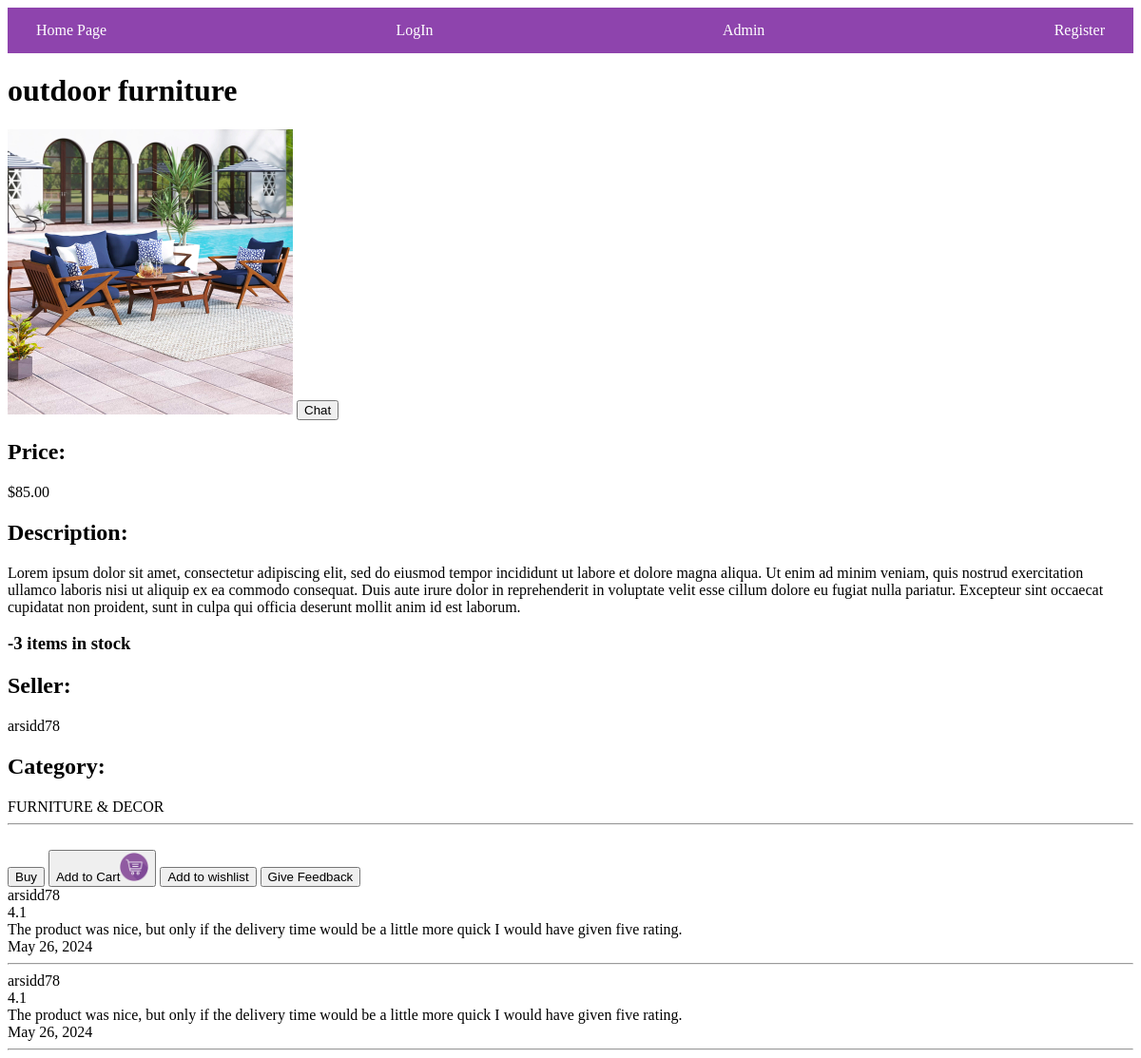
The page /detail/21/ on the database its author committed.
### product/models.py (models this page shows, shortened)
class Products(models.Model):
    name = models.ForeignKey(User,on_delete=models.CASCADE)
    product_name = models.CharField(max_length=200)
    product_description = models.TextField(max_length=500)
    product_price = models.DecimalField('Price',max_digits=7,decimal_places=2)
    product_discounted_price = models.DecimalField('Discounted Price',max_digits=7,decimal_places=2,null=True,blank=True)
    product_delivery_charge = models.IntegerField(default=0)
    product_tax_rate = models.DecimalField(decimal_places=3,max_digits=5, null= True, blank= True)
    product_specification = models.TextField(null= True, blank= True)
    product_posted_date = models.DateField( auto_now_add=True)
    product_images = models.ImageField(upload_to='products/')
    product_images2 = models.ImageField(null=True,blank=True,upload_to='products/')
    product_images3 = models.ImageField(null=True,blank=True,upload_to='products/')
    product_images4 = models.ImageField(null=True,blank=True,upload_to='products/')
    product_images5 = models.ImageField(null=True,blank=True,upload_to='products/')
    categories_choices = product_categories = {
    "ELECTRONICS": "Electronics",
    "CLOTHING & ACCESSORIES": "Clothing & Accessories",
    "HOME & KITCHEN": "Home & Kitchen",
    "BEAUTY & PERSONAL CARE": "Beauty & Personal Care",
    "HEALTH & FITNESS": "Health & Fitness",
    "TOYS & GAMES": "Toys & Games",
    "BOOKS & MEDIA": "Books & Media",
    "AUTOMOTIVE": "Automotive",
    "SPORTS & OUTDOORS": "Sports & Outdoors",
    "PET SUPPLIES": "Pet Supplies",
    "HOME APPLIANCES": "Home Appliances",
    "OFFICE SUPPLIES": "Office Supplies",
    "FURNITURE & DECOR": "Furniture & Decor",
    "JEWELRY & WATCHES": "Jewelry & Watches",
    "BABY & TODDLER": "Baby & Toddler",
    "FOOD & GROCERIES": "Food & Groceries",
    "ARTS & CRAFTS": "Arts & Crafts",
    "MUSICAL INSTRUMENTS": "Musical Instruments",
    "GARDEN & OUTDOOR LIVING": "Garden & Outdoor Living",
    "TRAVEL & LUGGAGE": "Travel & Luggage",
    "SMARTPHONE": "Smartphone",
    "LAPTOP": "Laptop",
    "CAMERA": "Camera",
    "TV": "TV",
    "HEADPHONE": "Headphone",
    "GADGET": "Gadget",
    "APPAREL": "Apparel",
    "BAG": "Bag",
    "JEWELRY": "Jewelry",
    "SUNGLASSES": "Sunglasses",
    "WATCH": "Watch",
    "HOME IMPROVEMENT": "Home Improvement",
    "DECOR": "Decor",
    "KITCHEN APPLIANCES": "Kitchen Appliances",
    "COOKWARE": "Cookware",
    "FURNITURE": "Furniture",
    "SKINCARE": "Skincare",
    "MAKEUP": "Makeup",
    "HAIRCARE": "Haircare",
    "GROOMING": "Grooming",
    "FRAGRANCES": "Fragrances",
    "EXERCISE EQUIPMENT": "Exercise Equipment",
    "NUTRITIONAL SUPPLEMENTS": "Nutritional Supplements",
    "FITNESS TRACKERS": "Fitness Trackers",
    "YOGA MATS": "Yoga Mats",
    "TOYS": "Toys",
    "BOARD GAMES": "Board Games",
    "PUZZLES": "Puzzles",
    "EDUCATIONAL TOYS": "Educational Toys",
    "OUTDOOR PLAY EQUIPMENT": "Outdoor Play Equipment",
    "BOOKS": "Books",
    "E-BOOKS": "E-books",
    "AUDIOBOOKS": "Audiobooks",
    "DVDS": "DVDs",
    "CDS": "CDs",
    "DIGITAL MEDIA": "Digital Media",
    "CAR PARTS": "Car Parts",
    "ACCESSORIES": "Accessories",
    "TOOLS": "Tools",
    "MAINTENANCE SUPPLIES": "Maintenance Supplies",
    "ELECTRONICS": "Electronics",
    "SPORTING EQUIPMENT": "Sporting Equipment",
    "CAMPING GEAR": "Camping Gear",
    "HIKING GEAR": "Hiking Gear",
    "OUTDOOR CLOTHING": "Outdoor Clothing",
    "FOOD": "Food",
    "TOYS": "Toys",
    "GROOMING PRODUCTS": "Grooming Products",
    "BEDS": "Beds",
    "CARRIERS": "Carriers",
    "LARGE APPLIANCES": "Large Appliances",
    "SMALL APPLIANCES": "Small Appliances",
    "STATIONERY": "Stationery",
    "DESK ORGANIZERS": "Desk Organizers",
    "PRINTERS": "Printers",
    "OFFICE FURNITURE": "Office Furniture",
    "TECHNOLOGY ACCESSORIES": "Technology Accessories",
    "SOFAS": "Sofas",
    "CHAIRS": "Chairs",
    "TABLES": "Tables",
    "LIGHTING FIXTURES": "Lighting Fixtures",
    "RUGS": "Rugs",
    "RINGS": "Rings",
    "NECKLACES": "Necklaces",
    "BRACELETS": "Bracelets",
    "EARRINGS": "Earrings",
    "WATCHES": "Watches",
    "CLOTHING": "Clothing",
    "DIAPERS": "Diapers",
    "FEEDING SUPPLIES": "Feeding Supplies",
    "STROLLERS": "Strollers",
    "TOYS": "Toys",
    "NON-PERISHABLE FOOD": "Non-perishable Food",
    "SNACKS": "Snacks",
    "BEVERAGES": "Beverages",
    "GOURMET FOODS": "Gourmet Foods",
    "SPICES": "Spices",
    "ART SUPPLIES": "Art Supplies",
    "CRAFTING MATERIALS": "Crafting Materials",
    "DIY KITS": "DIY Kits",
    "SEWING SUPPLIES": "Sewing Supplies",
    "GUITARS": "Guitars",
    "KEYBOARDS": "Keyboards",
    "DRUMS": "Drums",
    "VIOLINS": "Violins",
    "WIND INSTRUMENTS": "Wind Instruments",
    "GARDENING TOOLS": "Gardening Tools",
    "PLANTS": "Plants",
    "OUTDOOR FURNITURE": "Outdoor Furniture",
    "BBQ GRILLS": "BBQ Grills",
    "LUGGAGE SETS": "Luggage Sets",
    "BACKPACKS": "Backpacks",
    "TRAVEL ACCESSORIES": "Travel Accessories",
    "TOILETRIES": "Toiletries",
    "OUTDOOR GEAR": "Outdoor Gear"
    }
    product_category = models.CharField('category',max_length=100,choices=categories_choices)
    product_quantity = models.IntegerField()
    sellor_name = models.CharField(max_length=100)
    company_name = models.CharField(null= True, blank= True, max_length=200)
    product_website = models.URLField(null= True,blank=True)

class Reviews(models.Model):
    product = models.ForeignKey(Products, on_delete= models.CASCADE)
    reviewer = models.ForeignKey(User, on_delete= models.CASCADE)
    rating = models.DecimalField(max_digits=2, decimal_places=1)
    review = models.TextField()
    posted_time = models.DateField(auto_now_add=True)

### product/views.py (the view)
# urls.py: path('detail/<int:pk>/',views.product_details,name='details'),
def product_details(request,pk):
    try:
        member = get_object_or_404(Member, user = request.user)
        product = get_object_or_404(Products,id=pk)
        reviews = Reviews.objects.filter(product=product)
        member.user_interest.add(product)
        context = {'product':product,'reviews':reviews,'member':member}
        return render(request,'product/details.html',context)
    except:
        product = get_object_or_404(Products,id=pk)
        reviews = Reviews.objects.filter(product=product)
        context = {'product':product,'reviews':reviews}
        return render(request,'product/details.html',context)

### product/templates/product/details.html (shortened to what this page needs)
{% load static %}
<!DOCTYPE html>
<html lang="en">
<head>
    <link rel="stylesheet" href="{% static 'product/details_style.css' %}">
</head>
<body>
    <nav>
        <a href="{% url 'product:home' %}">Home Page</a>
        {% if request.user.is_authenticated %}
            <a href="{% url 'registration:signout' %}">LogOut</a>
        {% else %}
            <a href="{% url 'registration:login' %}">LogIn</a>
        {% endif %}
        <a href="/admin/">Admin</a>
        {% if member %}
        <a href="{% url 'member:profile' request.user.username  %}">Profile</a>
        {% else %}
        <a href="{% url 'member:register' %}">Register</a>
        {% endif %}
    </nav>
    <div class="product_data" >
        <h1>{{product.product_name}}</h1>
        <img src="{{product.product_images.url}}" width="300" height="300" class="prouduct_image">
        <a href="{% url 'member:chat'  %}"><button>Chat</button></a>
        <h2 class="product_price">Price:</h2>
        {% if product.product_discounted_price %}
        <label>${{product.product_price}}   ${{product.product_discounted_price}}</label>
        {% else %}
        <label>${{product.product_price}}</label>
        {% endif %}
        <h2 class="product_description">Description:</h2>
        <label>{{product.product_description}}</label>
        <h3>{{product.product_quantity}} items in stock</h3>
        <h2 class="sellor_info">Seller:</h2>
        <label>{{product.sellor_name}}</label>
        <h2 class="product_category">Category:</h2>
        <label>{{product.product_category}}</label>
    </div>
    <hr>
    <br>
    <a href="{% url 'product:purchase_page' product.id %}"><button class="purchase_pd">Buy</button></a>
    <button class="addto_cart" onclick= location.href="{% url 'member:add_to_cart' product.id %}"> Add to Cart<img src="\media\products\cartbtn_pic.ico" width="30"> </button>
    <button class="wishlist" onclick=location.href="{% url 'member:add_to_wishlist' product.id %}">Add to wishlist</button>
    <button class="add_review" onclick=location.href="{% url 'product:add_review' product.id %}"> Give Feedback </button>
    <div class="reviews">
        {%  for review in reviews %}
        <div>
            <label for="">{{review.reviewer.username}}</label><br>
            <label for="">{{review.rating}}</label><br>
            <label for="">{{review.review}}</label><br>
            <label for="">{{review.posted_time}}</label><br>
        </div>
        <hr>
        {% endfor %}
    </div>
</body>
</html>

### product/static/product/details_style.css (style rules this page uses)
nav { display: flex; justify-content: space-between; align-items: center; background-color: #8e44ad; padding: 10px 20px; position: relative; }
nav a { color: #fff; text-decoration: none; padding: 5px 10px; font-size: 16px; transition: background-color 0.3s ease; }
nav a:not(:first-child) { margin-left: 20px; }

### rows shown on the page
Products: product_name "outdoor furniture", product_images (picture), product_price "85.00", product_description "Lorem ipsum dolor sit amet, consectetur adipiscing elit, sed do eiusmod tempor incididunt ut labore et dolore magna aliqua. Ut enim ad minim veniam, quis nostrud exercitation ullamco laboris nisi ut aliquip ex ea commodo consequat. Duis aute irure dolor in reprehenderit in voluptate velit esse cillum dolore eu fugiat nulla pariatur. Excepteur sint occaecat cupidatat non proident, sunt in culpa qui officia deserunt mollit anim id est laborum.", product_quantity "-3", sellor_name "arsidd78", product_category "FURNITURE & DECOR"
Reviews: reviewer.username "arsidd78", rating "4.1", review "The product was nice, but only if the delivery time would be a little more quick I would have given five rating.", posted_time "May 26, 2024"
Reviews: reviewer.username "arsidd78", rating "4.1", review "The product was nice, but only if the delivery time would be a little more quick I would have given five rating.", posted_time "May 26, 2024"
